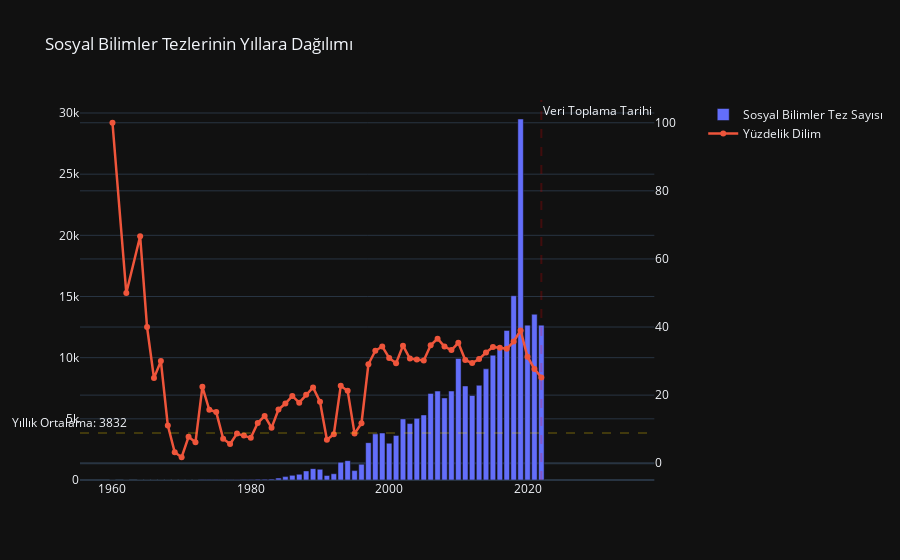

Here is the notebook cell this chart was saved with:
### Code cell
fig = make_subplots(specs=[[{'secondary_y':True}]])
fig.add_bar(x=sb.groupby('yıl')['tez_adı_tr'].agg('count').index, y=sb.groupby('yıl')['tez_adı_tr'].agg('count').values , name='Sosyal Bilimler Tez Sayısı' )
fig.add_scatter(x=sb.groupby('yıl')['tez_adı_tr'].agg('count').index, 
                y=sb.groupby('yıl')['tez_adı_tr'].agg('count').values / df.loc[ (df.yıl<=sb.yıl.max()) & (df.yıl>sb.yıl.min()) ].groupby('yıl')['tez_adı_tr'].agg('count').values *100, 
                secondary_y=True,
                mode='lines+markers', 
                line=dict({'width':2.5, 'smoothing':1.3}), 
                name='Yüzdelik Dilim')
fig.add_vline(x=2022, annotation= go.layout.Annotation(text='Veri Toplama Tarihi' ),  line_dash='dash', opacity=0.2, line_color='red')
fig.add_hline(y=sb.groupby('yıl')['tez_adı_tr'].agg('count').mean(), annotation= go.layout.Annotation(text=f"Yıllık Ortalama: {sb.groupby('yıl')['tez_adı_tr'].agg('count').mean():.0f}" , xref='x', x=0.085),line_dash='dash', opacity=0.2, line_color='gold')
fig.update_layout(title='Sosyal Bilimler Tezlerinin Yıllara Dağılımı', hovermode='x', template='plotly_dark' )
fig.show()

### Figure 1 — Plotly figure (JSON) as saved in the notebook; plotly's stock layout.template omitted (floating-point values rounded to 4 significant figures)
{"data": [{"name": "Sosyal Bilimler Tez Sayısı", "type": "bar", "x": [1960, 1962, 1964, 1965, 1966, 1967, 1968, 1969, 1970, 1971, 1972, 1973, 1974, 1975, 1976, 1977, 1978, 1979, 1980, 1981, 1982, 1983, 1984, 1985, 1986, 1987, 1988, 1989, 1990, 1991, 1992, 1993, 1994, 1995, 1996, 1997, 1998, 1999, 2000, 2001, 2002, 2003, 2004, 2005, 2006, 2007, 2008, 2009, 2010, 2011, 2012, 2013, 2014, 2015, 2016, 2017, 2018, 2019, 2020, 2021, 2022], "y": [1, 1, 4, 2, 2, 3, 3, 1, 1, 8, 7, 33, 35, 35, 20, 17, 30, 33, 33, 60, 67, 73, 159, 276, 379, 467, 743, 929, 877, 371, 510, 1446, 1579, 768, 1287, 3053, 3772, 3840, 3009, 3642, 4994, 4614, 5039, 5319, 7079, 7269, 6707, 7274, 9936, 7689, 6907, 7742, 9087, 10202, 10666, 12228, 15065, 29510, 12659, 13550, 12660]}, {"line": {"smoothing": 1.3, "width": 2.5}, "mode": "lines+markers", "name": "Yüzdelik Dilim", "type": "scatter", "x": [1960, 1962, 1964, 1965, 1966, 1967, 1968, 1969, 1970, 1971, 1972, 1973, 1974, 1975, 1976, 1977, 1978, 1979, 1980, 1981, 1982, 1983, 1984, 1985, 1986, 1987, 1988, 1989, 1990, 1991, 1992, 1993, 1994, 1995, 1996, 1997, 1998, 1999, 2000, 2001, 2002, 2003, 2004, 2005, 2006, 2007, 2008, 2009, 2010, 2011, 2012, 2013, 2014, 2015, 2016, 2017, 2018, 2019, 2020, 2021, 2022], "xaxis": "x", "y": [100, 50, 66.67, 40, 25, 30, 11.11, 3.226, 1.754, 7.767, 6.14, 22.45, 15.7, 15.02, 7.22, 5.629, 8.696, 8.128, 7.449, 11.79, 13.9, 10.4, 15.77, 17.52, 19.76, 17.78, 20.13, 22.25, 18.05, 6.901, 8.516, 22.72, 21.26, 8.704, 11.76, 29.05, 33.03, 34.31, 30.92, 29.35, 34.53, 30.75, 30.49, 30.2, 34.65, 36.58, 34.26, 33.22, 35.35, 30.32, 29.42, 30.58, 32.52, 34.1, 33.89, 33.61, 35.75, 38.99, 31.28, 27.7, 25.19], "yaxis": "y2"}], "layout": {"annotations": [{"showarrow": false, "text": "Veri Toplama Tarihi", "x": 2022, "xanchor": "left", "xref": "x", "y": 1, "yanchor": "top", "yref": "y domain"}, {"showarrow": false, "text": "Yıllık Ortalama: 3832", "x": 0.085, "xanchor": "right", "xref": "x domain", "y": 3832.0, "yanchor": "bottom", "yref": "y"}], "autosize": true, "hovermode": "x", "shapes": [{"line": {"color": "red", "dash": "dash"}, "opacity": 0.2, "type": "line", "x0": 2022, "x1": 2022, "xref": "x", "y0": 0, "y1": 1, "yref": "y domain"}, {"line": {"color": "gold", "dash": "dash"}, "opacity": 0.2, "type": "line", "x0": 0, "x1": 1, "xref": "x domain", "y0": 3832.0, "y1": 3832.0, "yref": "y"}], "title": {"text": "Sosyal Bilimler Tezlerinin Yıllara Dağılımı"}, "xaxis": {"anchor": "y", "autorange": true, "domain": [0, 0.94], "range": [1956.0, 2029.0], "type": "linear"}, "yaxis": {"anchor": "x", "autorange": true, "domain": [0, 1], "range": [0, 31060.0], "type": "linear"}, "yaxis2": {"anchor": "x", "autorange": true, "overlaying": "y", "range": [-6.353, 108.1], "side": "right", "type": "linear"}}}
